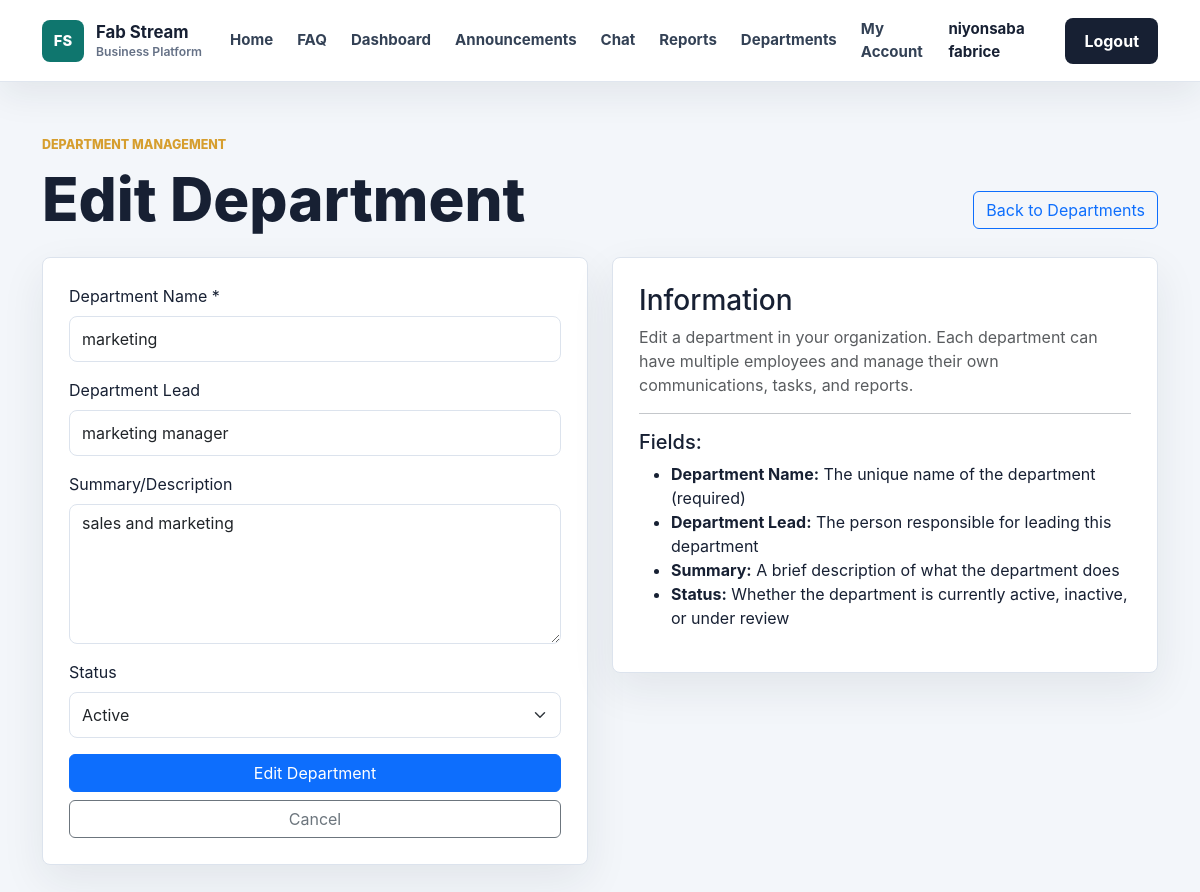
Page /admin/departments/1/edit (signed in) on the committed database.
### app/models.py (models this page shows, shortened)
class User(db.Model, UserMixin):
    id = db.Column(db.Integer, primary_key=True)
    username = db.Column(db.String(100), unique=True, nullable=False)
    email = db.Column(db.String(120), unique=True, nullable=False)
    password = db.Column(db.String(200), nullable=False)
    role = db.Column(db.String(20), default='employee')
    full_name = db.Column(db.String(120), nullable=True)
    employee_number = db.Column(db.String(40), unique=True, nullable=True)
    phone = db.Column(db.String(40), nullable=True)
    department = db.Column(db.String(80), nullable=True)
    position = db.Column(db.String(100), nullable=True)
    hire_date = db.Column(db.String(20), nullable=True)

class Department(db.Model):
    id = db.Column(db.Integer, primary_key=True)
    name = db.Column(db.String(80), unique=True, nullable=False)
    lead = db.Column(db.String(120), nullable=True)
    summary = db.Column(db.Text, nullable=True)
    status = db.Column(db.String(30), default='Active')
    created_at = db.Column(db.DateTime, default=datetime.utcnow)
    updated_at = db.Column(db.DateTime, default=datetime.utcnow, onupdate=datetime.utcnow)

### app/routes.py (the view, shortened to what this page needs)
@routes.route('/admin/departments/<int:dept_id>/edit', methods=['GET', 'POST'])
@login_required
def edit_department(dept_id):
    require_admin()
    department = Department.query.get_or_404(dept_id)
    return render_template('department_form.html', department=department, action='Edit')

### app/__init__.py (called while the page is built)
def create_app():
    app = Flask(__name__)
    app.config.from_object(Config)
    app.config['UPLOAD_FOLDER'] = os.path.join(app.instance_path, app.config['UPLOAD_FOLDER'])
    os.makedirs(app.config['UPLOAD_FOLDER'], exist_ok=True)
    db.init_app(app)
    bcrypt.init_app(app)
    login_manager.init_app(app)
    socketio.init_app(app)
    migrate.init_app(app, db, render_as_batch=True)
    with app.app_context():
        from app.models import User
        db.create_all()
    @login_manager.user_loader
    def load_user(user_id):
        return User.query.get(int(user_id))
    from app.routes import routes
    app.register_blueprint(routes)
    return app

### app/routes.py (called while the page is built)
def is_admin(user=None):
    user = user or current_user
    return user.is_authenticated and user.role in ADMIN_ROLES

def require_admin():
    if not is_admin():
        abort(403)

### app/templates/department_form.html (shortened to what this page needs)
{% extends 'base.html' %}
{% block content %}
<section class="app-page">
    <div class="container">
        <div class="app-header">
            <div>
                <p class="section-kicker">Department Management</p>
                <h1>{{ action }} Department</h1>
            </div>
            <a href="{{ url_for('routes.departments') }}" class="btn btn-outline-primary">Back to Departments</a>
        </div>
        <div class="row g-4">
            <div class="col-lg-6">
                <div class="work-panel">
                    <form method="POST">
                        <div class="mb-3">
                            <label class="form-label" for="name">Department Name *</label>
                            <input class="form-control" id="name" name="name" value="{{ department.name or '' }}" placeholder="e.g., Operations" required>
                        </div>
                        <div class="mb-3">
                            <label class="form-label" for="lead">Department Lead</label>
                            <input class="form-control" id="lead" name="lead" value="{{ department.lead or '' }}" placeholder="e.g., Operations Manager">
                        </div>
                        <div class="mb-3">
                            <label class="form-label" for="summary">Summary/Description</label>
                            <textarea class="form-control" id="summary" name="summary" rows="4" placeholder="Describe the department's purpose and responsibilities">{{ department.summary or '' }}</textarea>
                        </div>
                        <div class="mb-3">
                            <label class="form-label" for="status">Status</label>
                            <select class="form-select" id="status" name="status">
                                <option value="Active" {% if department and department.status == 'Active' %}selected{% endif %}>Active</option>
                            </select>
                        </div>
                        <div class="d-grid gap-2">
                            <button class="btn btn-primary" type="submit">{{ action }} Department</button>
                            <a href="{{ url_for('routes.departments') }}" class="btn btn-outline-secondary">Cancel</a>
                        </div>
                    </form>
                </div>
            </div>
            <div class="col-lg-6">
                <div class="work-panel">
                    <h3>Information</h3>
                    <p class="text-muted">
                        {{ action }} a department in your organization. Each department can have multiple employees and manage their own communications, tasks, and reports.
                    </p>
                    <hr>
                    <h5>Fields:</h5>
                    <ul class="text-small">
                        <li><strong>Department Name:</strong> The unique name of the department (required)</li>
                        <li><strong>Department Lead:</strong> The person responsible for leading this department</li>
                        <li><strong>Summary:</strong> A brief description of what the department does</li>
                        <li><strong>Status:</strong> Whether the department is currently active, inactive, or under review</li>
                    </ul>
                </div>
            </div>
        </div>
    </div>
</section>
{% endblock %}

### app/templates/base.html (shortened to what this page needs)
<!DOCTYPE html>
<html lang="en">
<head>
    <link href="https://cdn.jsdelivr.net/npm/bootstrap@5.3.0/dist/css/bootstrap.min.css" rel="stylesheet">
    <link rel="stylesheet" href="{{ url_for('static', filename='css/style.css') }}">
</head>
<body>
<nav class="navbar navbar-expand-lg site-navbar sticky-top">
    <div class="container">
        <a class="navbar-brand brand-mark" href="{{ url_for('routes.home') }}">
            <span class="brand-icon">FS</span>
            <span>
                <strong>Fab Stream</strong>
                <small>Business Platform</small>
            </span>
        </a>
        <div class="collapse navbar-collapse" id="navbarNav">
            <ul class="navbar-nav ms-auto align-items-lg-center">
                <li class="nav-item">
                    <a class="nav-link" href="{{ url_for('routes.home') }}">Home</a>
                </li>
                <li class="nav-item">
                    <a class="nav-link" href="{{ url_for('routes.home') }}#faq">FAQ</a>
                </li>
                <li class="nav-item">
                    <a class="nav-link" href="{{ url_for('routes.dashboard') }}">Dashboard</a>
                </li>
                <li class="nav-item">
                    <a class="nav-link" href="{{ url_for('routes.manager_dashboard') }}">Announcements</a>
                </li>
                {% if current_user.is_authenticated %}
                    {% if current_user.role in ['admin', 'manager'] %}
                        <li class="nav-item">
                            <a class="nav-link" href="{{ url_for('routes.chat') }}">Chat</a>
                        </li>
                        <li class="nav-item">
                            <a class="nav-link" href="{{ url_for('routes.reports') }}">Reports</a>
                        </li>
                        <li class="nav-item">
                            <a class="nav-link" href="{{ url_for('routes.departments') }}">Departments</a>
                        </li>
                    {% endif %}
                    <li class="nav-item">
                        <a class="nav-link" href="{{ url_for('routes.employee_detail', employee_id=current_user.id) }}">My Account</a>
                    </li>
                    <li class="nav-item">
                        <span class="nav-link nav-user">{{ current_user.username }}</span>
                    </li>
                    <li class="nav-item">
                        <a class="btn nav-cta ms-lg-2" href="{{ url_for('routes.logout') }}">
                            Logout
                        </a>
                    </li>
                {% endif %}
            </ul>
        </div>
    </div>
</nav>
<main>
    {% block content %}{% endblock %}
</main>
</body>
</html>

### app/static/css/style.css (style rules this page uses)
:root { --ink: #172033; --muted: #657186; --line: #dce3ed; --surface: #ffffff; --soft: #f3f6fa; --brand: #0f766e; --brand-dark: #115e59; --accent: #d69e2e; }
* { box-sizing: border-box; }
body { margin: 0; background: var(--soft); color: var(--ink); font-family: Inter, "Segoe UI", Arial, sans-serif; }
a { text-decoration: none; }
.site-navbar { min-height: 76px; border-bottom: 1px solid rgba(220, 227, 237, 0.88); background: rgba(255, 255, 255, 0.96); box-shadow: 0 12px 36px rgba(23, 32, 51, 0.08); backdrop-filter: blur(18px); }
.brand-mark { display: inline-flex; align-items: center; gap: 12px; color: var(--ink); }
.brand-icon { display: inline-grid; width: 42px; height: 42px; place-items: center; border-radius: 8px; background: var(--brand); color: #ffffff; font-size: 0.92rem; font-weight: 800; }
.brand-mark strong, .brand-mark small { display: block; line-height: 1.1; }
.brand-mark strong { font-size: 1.05rem; letter-spacing: 0; }
.brand-mark small { margin-top: 3px; color: var(--muted); font-size: 0.76rem; font-weight: 600; }
.site-navbar .nav-link { margin: 0 4px; border-radius: 8px; color: #334155; font-size: 0.94rem; font-weight: 650; padding: 10px 12px; transition: background 180ms ease, color 180ms ease; }
.nav-user { color: var(--ink) !important; cursor: default; }
.nav-cta { border-radius: 8px; background: var(--ink); color: #ffffff; font-weight: 750; padding: 10px 18px; }
.hero-kicker, .section-kicker { margin-bottom: 14px; color: var(--accent); font-size: 0.78rem; font-weight: 800; letter-spacing: 0; text-transform: uppercase; }
.app-page { padding: 54px 0 88px; }
.app-header { display: flex; align-items: end; justify-content: space-between; gap: 24px; margin-bottom: 28px; }
.app-header h1 { margin: 0; color: var(--ink); font-size: clamp(2rem, 5vw, 3.8rem); font-weight: 850; line-height: 1; }
.stat-card, .work-panel, .department-card, .chat-panel { border: 1px solid var(--line); border-radius: 8px; background: #ffffff; box-shadow: 0 16px 44px rgba(23, 32, 51, 0.08); }
.work-panel, .chat-panel { padding: 26px; }
.work-panel .form-control, .work-panel .form-select, .chat-form .form-control { min-height: 46px; border-color: var(--line); border-radius: 8px; }
.work-panel textarea.form-control { min-height: 140px; }

### rows in the picture
User: username "niyonsaba fabrice"
Department: name "marketing", lead "marketing manager", summary "sales and marketing", status "Active"

### other values in the picture
{{ action }} "Edit"
